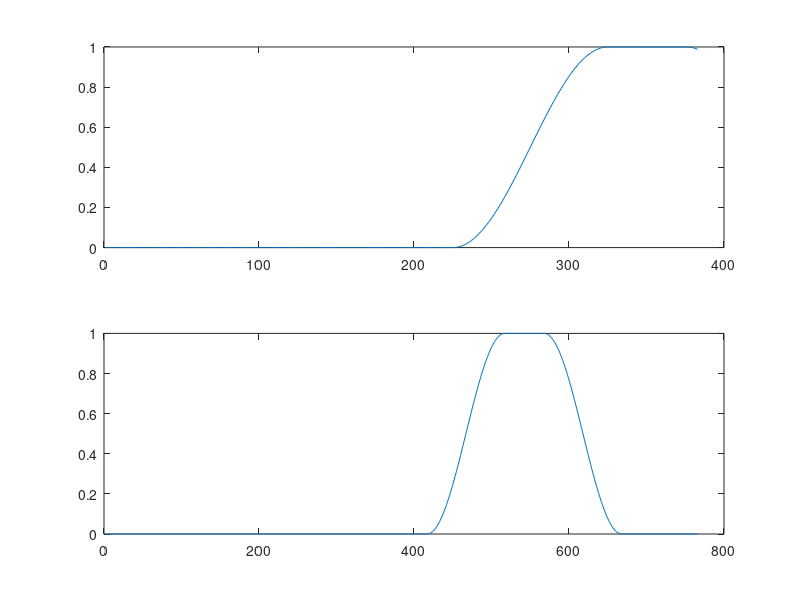
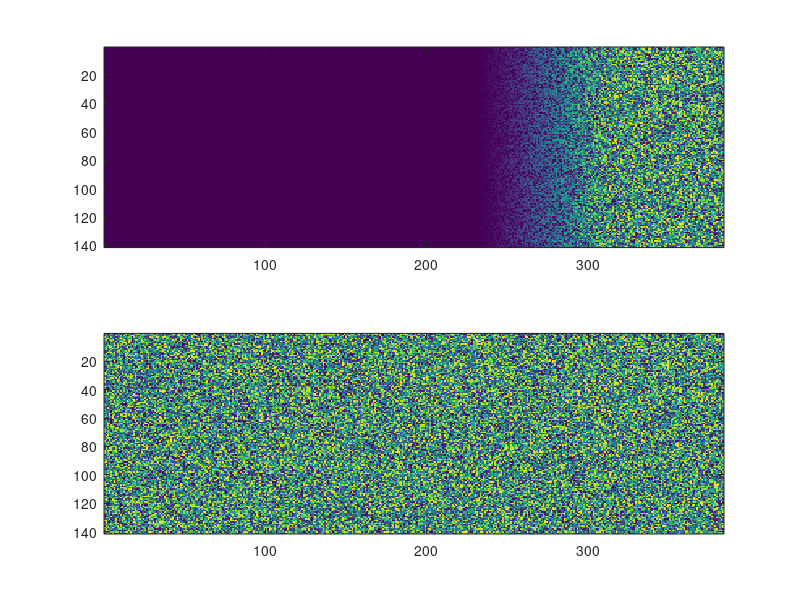

These charts were generated, in order, by the following MATLAB code:
close all
clear all
close all

Ndamper= 100;
center= 350;

wx=50;
Nx = 383;
Nz = 141;


i = [1:Ndamper];
x = (i-1)*pi/Ndamper;
damper = (cos(x)/2+0.5);

mute = zeros(1,Nx);
taper_adjust = zeros(1,2*Nx);

plato_ini=round(Nx/2)+center-round(wx/2);
plato_end=round(Nx/2)+center+round(wx/2);

taper_adjust(plato_ini:plato_end) = 1;
taper_adjust(plato_end+1:plato_end+Ndamper) = damper;
taper_adjust(plato_ini:-1:plato_ini-Ndamper+1) = damper;

figure(1)
subplot(2,1,2)
plot(taper_adjust);

mute = taper_adjust(round(Nx/2)+1:3*round(Nx/2)-1);
subplot(2,1,1)
plot(mute)

%%
migrated = rand(Nz,Nx);
migrated_taper = rand(Nz,Nx);

for i=1:Nz
    migrated_taper(i,:) = migrated(i,:) .* mute;
end
figure(2)
subplot(2,1,1)
imagesc(migrated_taper)
subplot(2,1,2)
imagesc(migrated)





